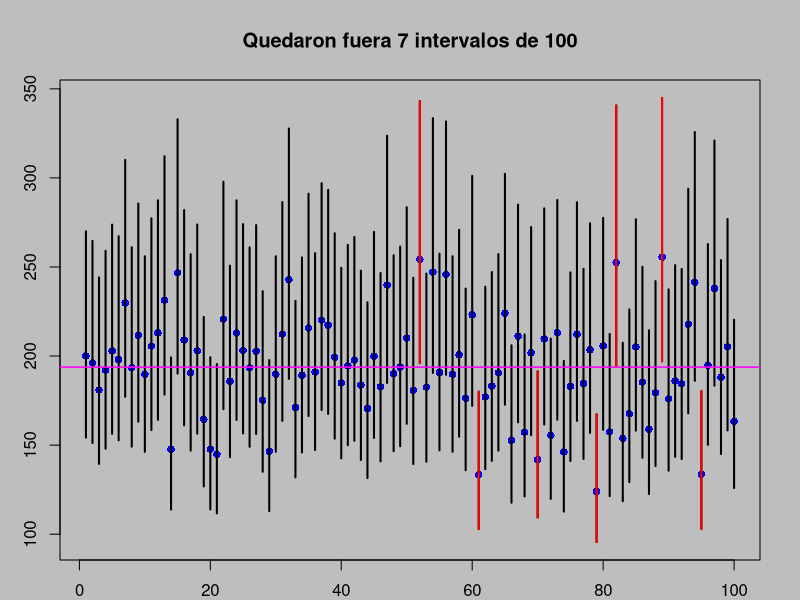

This chart was generated by the following R code:
### Intervalos de confianza
m <- 100# Tamaño de la muestra
n <- 100 # Cantidad de intervalos de confianza
df<- n-1
confianza <- 0.95
alpha <- 1-confianza
x <- matrix(0,m,n)
y1 <- 1
y2 <- 1
varianza<-0

for (i in 1:n){
  x[,i]<-rchisq(m,df)
  y2[i] <- (n-1)*var(x[,i])/qchisq(alpha/2,df)
  varianza[i] <- var(x[,i])
  var_pobla<-mean(varianza)
  y1[i]<- (n-1)*var(x[,i])/qchisq(1-alpha/2,df)
}
par(bg="gray",mar=c(2,3,4,2))
plot(varianza,pch=16,ylim=c(min(y1)-0.1,max(y2)+0.1),col="blue",
     cex=1,xlab = "intervalo")
segments(1:n,y1,1:n,y2,lwd=2)
abline(h=mean(varianza),col="magenta",lwd=1.5)

mal<-0
for (i in 1:n){
  if (y1[i]>var_pobla| var_pobla>y2[i]){
    mal<-mal+1
    print("mal")
    print(c(y1[i],y2[i]))
    segments(i,y1[i],i,y2[i],col = "red",lwd=2)
  }
}
title(paste("Quedaron","fuera", mal,"intervalos" ,"de",n))


